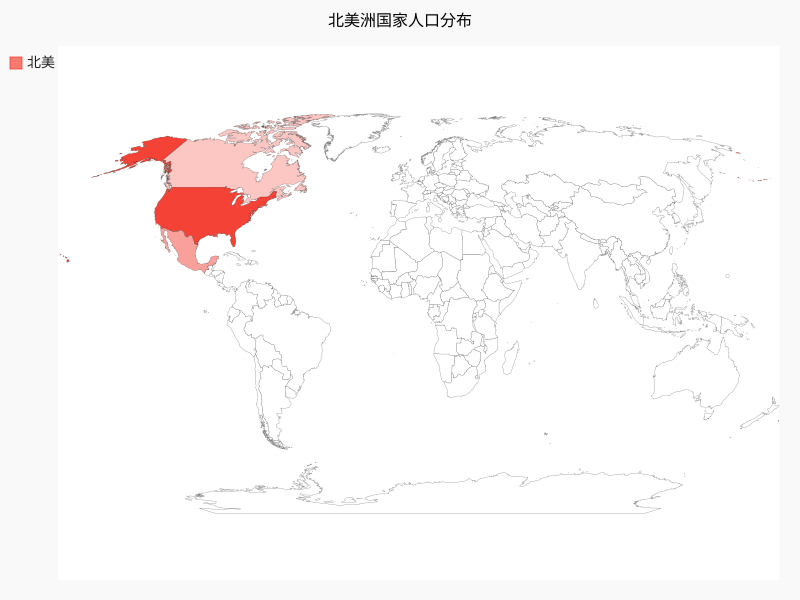

Reproduce this figure in Python.
from pygal_maps_world.maps import World

wm = World()
wm.title = '北美洲国家人口分布'
wm.add("北美", {'ca': 34126000, 'us': 309349000, 'mx': 113423000})
wm.render_to_file('na_populations.svg')
